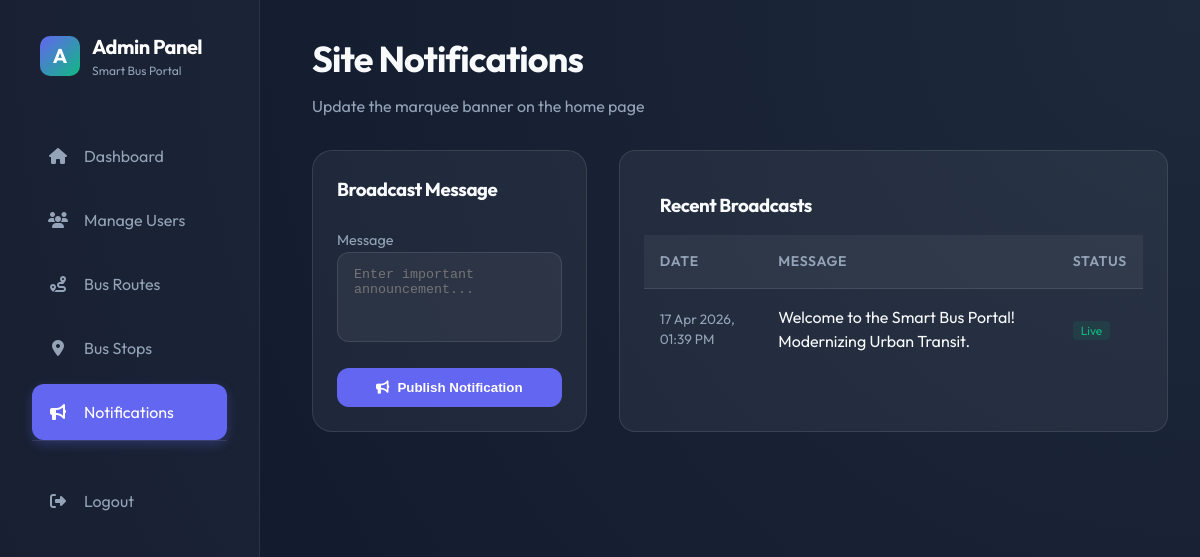
Page /admin/admin-notifications.php (signed in) on the committed database.
### tables this page shows
CREATE TABLE IF NOT EXISTS notifications (
    id INT AUTO_INCREMENT PRIMARY KEY,
    message TEXT NOT NULL,
    is_active BOOLEAN DEFAULT TRUE,
    created_at TIMESTAMP DEFAULT CURRENT_TIMESTAMP
);

### admin/admin-notifications.php (the view, shortened to what this page needs)
<?php
include '../includes/db_connect.php';
$result = $conn->query("SELECT * FROM notifications ORDER BY created_at DESC LIMIT 10");
?>
<!DOCTYPE html>
<html lang="en">
<head>
    <link rel="stylesheet" href="../style.css">
    <link rel="stylesheet" href="https://cdnjs.cloudflare.com/ajax/libs/font-awesome/6.4.0/css/all.min.css">
</head>
<body class="animate-fade-in">
<?php include 'sidebar-admin.php'; ?>
<div class="main-content">
    <header style="margin-bottom: 2rem;">
        <h1 style="font-size: 2.25rem; margin-bottom: 0.5rem;">Site Notifications</h1>
        <p style="color: var(--text-secondary);">Update the marquee banner on the home page</p>
    </header>
    <div style="display: grid; grid-template-columns: 1fr 2fr; gap: 2rem;">
        <div class="glass card" style="height: fit-content;">
            <h3 style="margin-bottom: 1.5rem;">Broadcast Message</h3>
            <form action="" method="POST">
                <div class="input-group">
                    <label style="color: var(--text-secondary); font-size: 0.9rem;">Message</label>
                    <textarea name="message" class="input-field" rows="4" placeholder="Enter important announcement..." required style="resize: none;"></textarea>
                </div>
                <button type="submit" class="btn-primary" style="width: 100%; justify-content: center;">
                    <i class="fas fa-bullhorn"></i> Publish Notification
                </button>
            </form>
        </div>
        <div class="glass card premium-table-container">
            <h3 style="padding: 1rem;">Recent Broadcasts</h3>
            <table class="premium-table">
                <thead>
                    <tr>
                        <th>Date</th>
                        <th>Message</th>
                        <th>Status</th>
                    </tr>
                </thead>
                <tbody>
                    <?php while($row = $result->fetch_assoc()): ?>
                    <tr>
                        <td style="color: var(--text-secondary); font-size: 0.85rem;">
                            <?php echo date('d M Y, h:i A', strtotime($row['created_at'])); ?>
                        </td>
                        <td><?php echo htmlspecialchars($row['message']); ?></td>
                        <td>
                            <?php if($row['is_active']): ?>
                                <span style="background: rgba(16, 185, 129, 0.1); color: var(--secondary); padding: 2px 8px; border-radius: 4px; font-size: 0.75rem;">Live</span>
                            <?php else: ?>
                                <span style="background: rgba(255, 255, 255, 0.05); color: var(--text-secondary); padding: 2px 8px; border-radius: 4px; font-size: 0.75rem;">Archived</span>
                            <?php endif; ?>
                        </td>
                    </tr>
                    <?php endwhile; ?>
                </tbody>
            </table>
        </div>
    </div>
</div>
</body>
</html>

### style.css (style rules this page uses)
:root { --primary: #6366f1; --primary-hover: #4f46e5; --secondary: #10b981; --secondary-hover: #059669; --accent: #f59e0b; --background: #0f172a; --surface: rgba(255, 255, 255, 0.05); --border: rgba(255, 255, 255, 0.1); --text-primary: #f8fafc; --text-secondary: #94a3b8; --glass-bg: rgba(255, 255, 255, 0.03); --glass-border: rgba(255, 255, 255, 0.08); --shadow: 0 10px 15px -3px rgba(0, 0, 0, 0.1), 0 4px 6px -2px rgba(0, 0, 0, 0.05); }
html { overflow-y: auto; scroll-behavior: smooth; }
* { margin: 0; padding: 0; box-sizing: border-box; }
body { font-family: 'Outfit', sans-serif; background-color: var(--background); color: var(--text-primary); line-height: 1.5; background: radial-gradient(circle at top right, #1e293b, #0f172a); background-attachment: fixed; min-height: 100vh; overflow-x: hidden; overflow-y: auto; }
.glass { background: var(--glass-bg); backdrop-filter: blur(12px); -webkit-backdrop-filter: blur(12px); border: 1px solid var(--glass-border); border-radius: 1.5rem; }
h1, h2, h3 { font-weight: 700; letter-spacing: -0.025em; }
.animate-fade-in { animation: fadeIn 0.5s ease-out forwards; }
.main-content { margin-left: 280px; padding: 2rem; min-height: 100vh; }
.card { background: var(--surface); border: 1px solid var(--border); border-radius: 1.25rem; padding: 1.5rem; transition: all 0.3s ease; }
.btn-primary { background: var(--primary); color: white; padding: 0.75rem 1.5rem; border-radius: 0.75rem; border: none; font-weight: 600; cursor: pointer; transition: all 0.2s; display: inline-flex; align-items: center; justify-content: center; gap: 0.5rem; position: relative; overflow: hidden; }
.input-group { margin-bottom: 1.25rem; }
.input-field { width: 100%; background: rgba(255, 255, 255, 0.05); border: 1px solid var(--border); border-radius: 0.75rem; padding: 0.875rem 1rem; color: white; outline: none; transition: all 0.2s; }
.premium-table-container { overflow-x: auto; border-radius: 1rem; border: 1px solid var(--border); }
.premium-table { width: 100%; border-collapse: collapse; }
.premium-table th { background: rgba(255, 255, 255, 0.05); padding: 1rem; text-align: left; font-weight: 600; font-size: 0.875rem; color: var(--text-secondary); text-transform: uppercase; letter-spacing: 0.05em; }
.premium-table td { padding: 1rem; border-top: 1px solid var(--border); }

### rows in the picture
notifications: created_at "17 Apr 2026, 01:39 PM", message "Welcome to the Smart Bus Portal! Modernizing Urban Transit.", is_active "Live"
